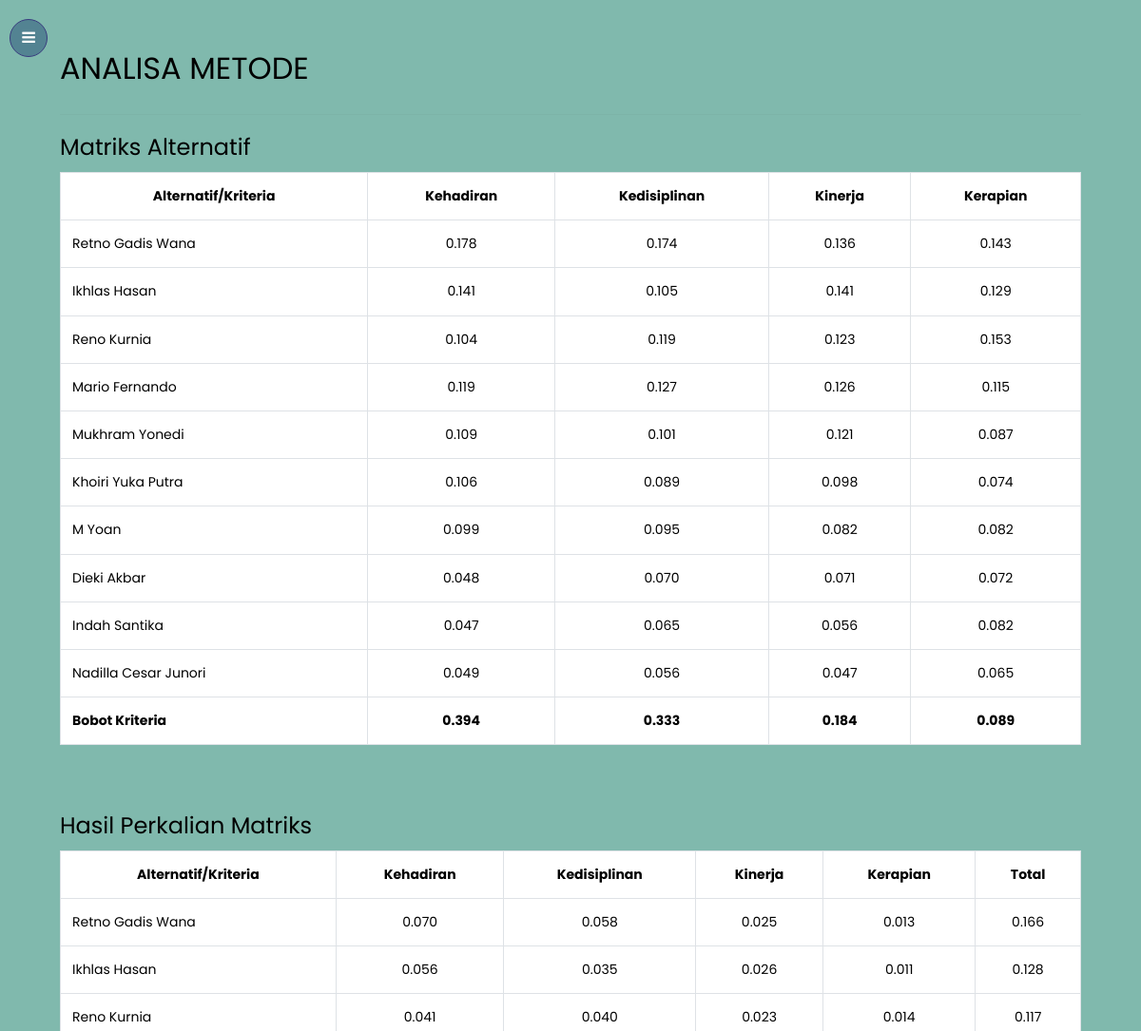
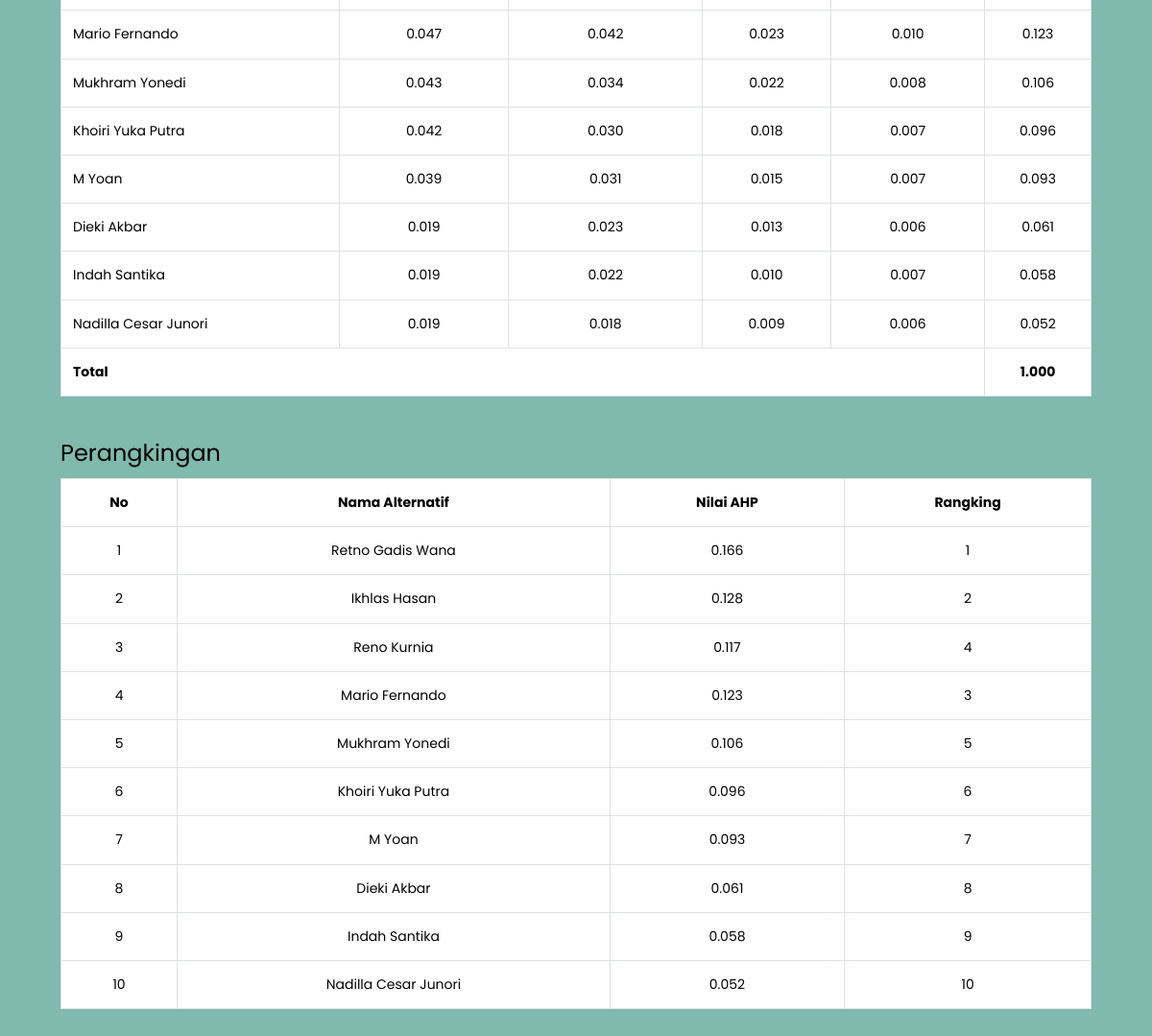
The app's page /admin/analisa-metode.php (signed in) with its own data (2 pictures, top to bottom).
### tables this page shows
CREATE TABLE `tbl_kriteria` (
  `id_kriteria` int(11) NOT NULL,
  `nama_kriteria` varchar(50) NOT NULL,
  `total_kriteria` double NOT NULL,
  `bobot_kriteria` double NOT NULL,
  `matriks_kriteria` double NOT NULL
);

CREATE TABLE `tbl_alternatif` (
  `id_alternatif` int(11) NOT NULL,
  `nama_alternatif` varchar(50) NOT NULL,
  `nilai_ahp` double NOT NULL,
  `rangking` int(11) NOT NULL
);

### admin/analisa-metode.php (the view, shortened to what this page needs)
<?php
include"header.php";
?>
<h2 class="mb-4">ANALISA METODE</h2>
<hr>
      <h4>Matriks Alternatif</h4>
      <table class="table table-bordered">
        <tr>
            <th class="text-center">Alternatif/Kriteria</th>
            <?php
            $data = mysqli_query($conn,"SELECT * FROM tbl_kriteria ORDER BY id_kriteria");
            while ($a=mysqli_fetch_array($data)) {
                echo"<th class='text-center'>$a[nama_kriteria]</th>";
            }?>
        </tr>
        <?php
        $query = mysqli_query($conn,"SELECT * FROM tbl_alternatif ORDER BY id_alternatif");
        while ($b=mysqli_fetch_array($query)) {
            $kode = $b['id_alternatif'];
            $nama = $b['nama_alternatif'];
            ?>
        <tr>
            <td><?php echo $nama ?></td>
            <?php
            $query1 = mysqli_query($conn,"SELECT bobot_alternatif as sub FROM tbl_analisa_alternatif_act
            WHERE id_alternatif = '$kode' GROUP BY id_kriteria");
            while ($b1=mysqli_fetch_array($query1)) {
                $nilai_sub = number_format($b1['sub'],3);
                echo "<td class='text-center'>$nilai_sub</td>";
            }
            ?>
        </tr>
        <?php } ?>
        <tr>
            <td colspan="1"><b>Bobot Kriteria</b></td>
            <?php
            $data = mysqli_query($conn,"SELECT * FROM tbl_kriteria ORDER BY id_kriteria");
            while ($a=mysqli_fetch_array($data)) {
                $bobot_k = number_format($a['bobot_kriteria'],3);
                echo"<td class='text-center'><b>$bobot_k</b></td>";
            }?>
        </tr>
      </table>
      <h4>Hasil Perkalian Matriks</h4>
      <table class="table table-bordered">
        <tr>
            <th class="text-center">Alternatif/Kriteria</th>
            <?php
            $data = mysqli_query($conn,"SELECT * FROM tbl_kriteria ORDER BY id_kriteria");
            while ($a=mysqli_fetch_array($data)) {
                echo"<th class='text-center'>$a[nama_kriteria]</th>";
            }?>
            <th class="text-center">Total</th>
        </tr>
        <?php
        $query = mysqli_query($conn,"SELECT * FROM tbl_alternatif ORDER BY id_alternatif");
        while ($b=mysqli_fetch_array($query)) {
            $total = 0.0;
            $kode = $b['id_alternatif'];
            $nama = $b['nama_alternatif'];
            ?>
        <tr>
            <td><?php echo $nama ?></td>
            <?php
            $query1 = mysqli_query($conn,"SELECT bobot_alternatif as sub, id_kriteria as id_kriteria
             FROM tbl_analisa_alternatif_act WHERE id_alternatif = '$kode' GROUP BY id_kriteria");
            while ($b1=mysqli_fetch_array($query1)) {
                $nilai_sub =$b1['sub'];
                $data = mysqli_query($conn,"SELECT bobot_kriteria FROM tbl_kriteria WHERE id_kriteria='$b1[id_kriteria]'");
                $a=mysqli_fetch_array($data);
                $bobot_k = $a['bobot_kriteria'];
                $perkalian_bobot = $nilai_sub * $bobot_k;
                $total += $perkalian_bobot;
                echo "<td class='text-center'>".number_format($perkalian_bobot,3)."</td>";
            }
            echo "<td class='text-center'>".number_format($total,3)."</td>";
            mysqli_query($conn,"UPDATE tbl_alternatif SET nilai_ahp='$total' WHERE id_alternatif='$kode'");
            ?>
        </tr>
        <?php }
        $data = mysqli_query($conn,"SELECT * FROM tbl_kriteria");
        $jml_row = mysqli_num_rows($data)+1;
        ?>
        <tr>
            <td colspan="<?php echo $jml_row ?>"><b>Total</b></td>
            <?php
            $data = mysqli_query($conn,"SELECT SUM(nilai_ahp) as sum_nilai FROM tbl_alternatif");
            while ($a=mysqli_fetch_array($data)) {
                echo"<td class='text-center'><b>".number_format($a['sum_nilai'],3)."</b></td>";
            }?>
        </tr>
      </table>
      <?php
      $data = mysqli_query($conn,"SELECT * FROM tbl_alternatif ORDER BY nilai_ahp DESC");
      $rank = 1;
            while ($a=mysqli_fetch_array($data)) {
                mysqli_query($conn,"UPDATE tbl_alternatif SET rangking='$rank' WHERE id_alternatif='$a[id_alternatif]'");
                $rank++;
            }
      ?>
                <h4>Perangkingan</h4>
                <table class="table table-bordered">
                    <tr>
                        <th class="text-center">No</th>
                        <th class="text-center">Nama Alternatif</th>
                        <th class="text-center">Nilai AHP</th>
                        <th class="text-center">Rangking</th>
                    </tr>
                    <?php
                    $data = mysqli_query($conn, "SELECT * FROM tbl_alternatif ORDER BY id_alternatif");
                    $no=1;
                    while ($a=mysqli_fetch_array($data)) {?>
                    <tr>
                        <td class="text-center"><?= $no++ ?></td>
                        <td class="text-center"><?= $a['nama_alternatif']?></td>
                        <td class="text-center"><?= number_format($a['nilai_ahp'],3)?></td>
                        <td class="text-center"><?= $a['rangking']?></td>
                    </tr>
                    <?php } ?>
                </table>

### records on screen
tbl_kriteria: nama_kriteria "Kehadiran", bobot_kriteria "0.394"
tbl_kriteria: nama_kriteria "Kedisiplinan", bobot_kriteria "0.333"
tbl_kriteria: nama_kriteria "Kinerja", bobot_kriteria "0.184"
tbl_kriteria: nama_kriteria "Kerapian", bobot_kriteria "0.089"
tbl_alternatif: nama_alternatif "Retno Gadis Wana", nilai_sub "0.178", nilai_sub "0.174", nilai_sub "0.136", nilai_sub "0.143", perkalian_bobot "0.070", perkalian_bobot "0.058", perkalian_bobot "0.025", perkalian_bobot "0.013", total "0.166", nilai_ahp "0.166", rangking "1"
tbl_alternatif: nama_alternatif "Ikhlas Hasan", nilai_sub "0.141", nilai_sub "0.105", nilai_sub "0.129", perkalian_bobot "0.056", perkalian_bobot "0.035", perkalian_bobot "0.026", perkalian_bobot "0.011", total "0.128", nilai_ahp "0.128", rangking "2"
tbl_alternatif: nama_alternatif "Reno Kurnia", nilai_sub "0.104", nilai_sub "0.119", nilai_sub "0.123", nilai_sub "0.153", perkalian_bobot "0.041", perkalian_bobot "0.040", perkalian_bobot "0.023", perkalian_bobot "0.014", total "0.117", nilai_ahp "0.117", rangking "4"
tbl_alternatif: nama_alternatif "Mario Fernando", nilai_sub "0.119", nilai_sub "0.127", nilai_sub "0.126", nilai_sub "0.115", perkalian_bobot "0.047", perkalian_bobot "0.042", perkalian_bobot "0.023", perkalian_bobot "0.010", total "0.123", nilai_ahp "0.123", rangking "3"
tbl_alternatif: nama_alternatif "Mukhram Yonedi", nilai_sub "0.109", nilai_sub "0.101", nilai_sub "0.121", nilai_sub "0.087", perkalian_bobot "0.043", perkalian_bobot "0.034", perkalian_bobot "0.022", perkalian_bobot "0.008", total "0.106", nilai_ahp "0.106", rangking "5"
tbl_alternatif: nama_alternatif "Khoiri Yuka Putra", nilai_sub "0.106", nilai_sub "0.089", nilai_sub "0.098", nilai_sub "0.074", perkalian_bobot "0.042", perkalian_bobot "0.030", perkalian_bobot "0.018", perkalian_bobot "0.007", total "0.096", nilai_ahp "0.096", rangking "6"
tbl_alternatif: nama_alternatif "M Yoan", nilai_sub "0.099", nilai_sub "0.095", nilai_sub "0.082", perkalian_bobot "0.039", perkalian_bobot "0.031", perkalian_bobot "0.015", perkalian_bobot "0.007", total "0.093", nilai_ahp "0.093", rangking "7"
tbl_alternatif: nama_alternatif "Dieki Akbar", nilai_sub "0.048", nilai_sub "0.070", nilai_sub "0.071", nilai_sub "0.072", perkalian_bobot "0.019", perkalian_bobot "0.023", perkalian_bobot "0.013", perkalian_bobot "0.006", total "0.061", nilai_ahp "0.061", rangking "8"
tbl_alternatif: nama_alternatif "Indah Santika", nilai_sub "0.047", nilai_sub "0.065", nilai_sub "0.056", nilai_sub "0.082", perkalian_bobot "0.019", perkalian_bobot "0.022", perkalian_bobot "0.010", perkalian_bobot "0.007", total "0.058", nilai_ahp "0.058", rangking "9"
tbl_alternatif: nama_alternatif "Nadilla Cesar Junori", nilai_sub "0.049", nilai_sub "0.056", nilai_sub "0.047", nilai_sub "0.065", perkalian_bobot "0.019", perkalian_bobot "0.018", perkalian_bobot "0.009", perkalian_bobot "0.006", total "0.052", nilai_ahp "0.052", rangking "10"

### other values on screen
$a['sum_nilai'] "1.000"
